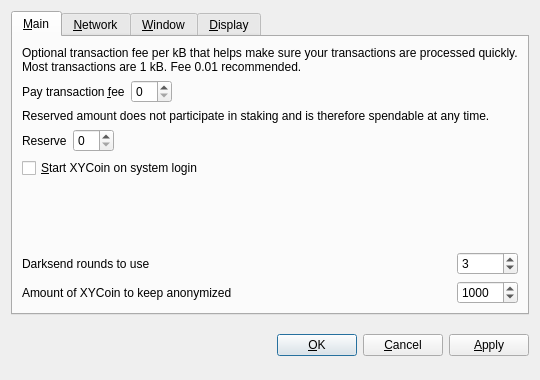
<?xml version="1.0" encoding="UTF-8"?>
<ui version="4.0">
 <class>OptionsDialog</class>
 <widget class="QDialog" name="OptionsDialog">
  <property name="geometry">
   <rect>
    <x>0</x>
    <y>0</y>
    <width>540</width>
    <height>380</height>
   </rect>
  </property>
  <property name="windowTitle">
   <string>Options</string>
  </property>
  <property name="modal">
   <bool>true</bool>
  </property>
  <layout class="QVBoxLayout" name="verticalLayout">
   <item>
    <widget class="QTabWidget" name="tabWidget">
     <property name="tabPosition">
      <enum>QTabWidget::North</enum>
     </property>
     <property name="currentIndex">
      <number>0</number>
     </property>
     <widget class="QWidget" name="tabMain">
      <attribute name="title">
       <string>&amp;Main</string>
      </attribute>
      <layout class="QGridLayout" name="gridLayout">
       <item row="0" column="0" colspan="2">
        <widget class="QLabel" name="transactionFeeInfoLabel">
         <property name="text">
          <string>Optional transaction fee per kB that helps make sure your transactions are processed quickly. Most transactions are 1 kB. Fee 0.01 recommended.</string>
         </property>
         <property name="textFormat">
          <enum>Qt::PlainText</enum>
         </property>
         <property name="wordWrap">
          <bool>true</bool>
         </property>
        </widget>
       </item>
       <item row="1" column="0">
        <layout class="QHBoxLayout" name="horizontalLayoutFee">
         <item>
          <widget class="QLabel" name="transactionFeeLabel">
           <property name="text">
            <string>Pay transaction &amp;fee</string>
           </property>
           <property name="textFormat">
            <enum>Qt::PlainText</enum>
           </property>
           <property name="buddy">
            <cstring>transactionFee</cstring>
           </property>
          </widget>
         </item>
         <item>
          <widget class="BitcoinAmountField" name="transactionFee"/>
         </item>
         <item>
          <spacer name="horizontalSpacerFee">
           <property name="orientation">
            <enum>Qt::Horizontal</enum>
           </property>
           <property name="sizeHint" stdset="0">
            <size>
             <width>40</width>
             <height>20</height>
            </size>
           </property>
          </spacer>
         </item>
        </layout>
       </item>
       <item row="2" column="0" colspan="2">
        <widget class="QLabel" name="reserveBalanceInfoLabel">
         <property name="text">
          <string>Reserved amount does not participate in staking and is therefore spendable at any time.</string>
         </property>
         <property name="textFormat">
          <enum>Qt::PlainText</enum>
         </property>
         <property name="wordWrap">
          <bool>true</bool>
         </property>
        </widget>
       </item>
       <item row="3" column="0">
        <layout class="QHBoxLayout" name="horizontalLayoutReserveBalance">
         <item>
          <widget class="QLabel" name="reserveBalanceLabel">
           <property name="text">
            <string>Reserve</string>
           </property>
           <property name="textFormat">
            <enum>Qt::PlainText</enum>
           </property>
           <property name="buddy">
            <cstring>reserveBalance</cstring>
           </property>
          </widget>
         </item>
         <item>
          <widget class="BitcoinAmountField" name="reserveBalance"/>
         </item>
         <item>
          <spacer name="horizontalSpacerReserveBalance">
           <property name="orientation">
            <enum>Qt::Horizontal</enum>
           </property>
           <property name="sizeHint" stdset="0">
            <size>
             <width>40</width>
             <height>20</height>
            </size>
           </property>
          </spacer>
         </item>
        </layout>
       </item>
       <item row="4" column="0">
        <widget class="QCheckBox" name="bitcoinAtStartup">
         <property name="toolTip">
          <string>Automatically start XYCoin after logging in to the system.</string>
         </property>
         <property name="text">
          <string>&amp;Start XYCoin on system login</string>
         </property>
        </widget>
       </item>
       <item row="5" column="0">
        <spacer name="verticalSpacer_Main">
         <property name="orientation">
          <enum>Qt::Vertical</enum>
         </property>
         <property name="sizeHint" stdset="0">
          <size>
           <width>20</width>
           <height>40</height>
          </size>
         </property>
        </spacer>
       </item>
       <item row="6" column="0">
        <widget class="QLabel" name="label">
         <property name="toolTip">
          <string>&lt;html&gt;&lt;head/&gt;&lt;body&gt;&lt;p&gt;This setting determines the amount of individual masternodes that an input will be anonymized through. More rounds of anonymization gives a higher degree of privacy, but also costs more in fees.&lt;/p&gt;&lt;/body&gt;&lt;/html&gt;</string>
         </property>
         <property name="text">
          <string>Darksend rounds to use</string>
         </property>
        </widget>
       </item>
       <item row="6" column="1">
        <widget class="QSpinBox" name="darksendRounds">
         <property name="minimum">
          <number>2</number>
         </property>
         <property name="maximum">
          <number>16</number>
         </property>
         <property name="value">
          <number>3</number>
         </property>
        </widget>
       </item>
       <item row="7" column="0">
        <widget class="QLabel" name="label_2">
         <property name="toolTip">
          <string>This amount acts as a threshold to turn off Darksend once it's reached.</string>
         </property>
         <property name="statusTip">
          <string notr="true"/>
         </property>
         <property name="whatsThis">
          <string notr="true"/>
         </property>
         <property name="accessibleName">
          <string notr="true"/>
         </property>
         <property name="accessibleDescription">
          <string notr="true"/>
         </property>
         <property name="text">
          <string>Amount of XYCoin to keep anonymized</string>
         </property>
        </widget>
       </item>
       <item row="7" column="1">
        <widget class="QSpinBox" name="anonymizeXYCoin">
         <property name="minimum">
          <number>2</number>
         </property>
         <property name="maximum">
          <number>10000</number>
         </property>
         <property name="singleStep">
          <number>10</number>
         </property>
         <property name="value">
          <number>1000</number>
         </property>
        </widget>
       </item>
      </layout>
     </widget>
     <widget class="QWidget" name="tabNetwork">
      <attribute name="title">
       <string>&amp;Network</string>
      </attribute>
      <layout class="QVBoxLayout" name="verticalLayout_Network">
       <item>
        <widget class="QCheckBox" name="mapPortUpnp">
         <property name="toolTip">
          <string>Automatically open the XYCoin client port on the router. This only works when your router supports UPnP and it is enabled.</string>
         </property>
         <property name="text">
          <string>Map port using &amp;UPnP</string>
         </property>
        </widget>
       </item>
       <item>
        <widget class="QCheckBox" name="connectSocks">
         <property name="toolTip">
          <string>Connect to the XYCoin network through a SOCKS5 proxy (e.g. when connecting through Tor).</string>
         </property>
         <property name="text">
          <string>&amp;Connect through SOCKS5 proxy:</string>
         </property>
        </widget>
       </item>
       <item>
        <layout class="QHBoxLayout" name="horizontalLayout_Network">
         <item>
          <widget class="QLabel" name="proxyIpLabel">
           <property name="text">
            <string>Proxy &amp;IP:</string>
           </property>
           <property name="textFormat">
            <enum>Qt::PlainText</enum>
           </property>
           <property name="buddy">
            <cstring>proxyIp</cstring>
           </property>
          </widget>
         </item>
         <item>
          <widget class="QValidatedLineEdit" name="proxyIp">
           <property name="maximumSize">
            <size>
             <width>140</width>
             <height>16777215</height>
            </size>
           </property>
           <property name="toolTip">
            <string>IP address of the proxy (e.g. 127.0.0.1)</string>
           </property>
          </widget>
         </item>
         <item>
          <widget class="QLabel" name="proxyPortLabel">
           <property name="text">
            <string>&amp;Port:</string>
           </property>
           <property name="textFormat">
            <enum>Qt::PlainText</enum>
           </property>
           <property name="buddy">
            <cstring>proxyPort</cstring>
           </property>
          </widget>
         </item>
         <item>
          <widget class="QLineEdit" name="proxyPort">
           <property name="maximumSize">
            <size>
             <width>55</width>
             <height>16777215</height>
            </size>
           </property>
           <property name="toolTip">
            <string>Port of the proxy (e.g. 9050)</string>
           </property>
          </widget>
         </item>
         <item>
          <spacer name="horizontalSpacer_Network">
           <property name="orientation">
            <enum>Qt::Horizontal</enum>
           </property>
           <property name="sizeHint" stdset="0">
            <size>
             <width>40</width>
             <height>20</height>
            </size>
           </property>
          </spacer>
         </item>
        </layout>
       </item>
       <item>
        <spacer name="verticalSpacer_Network">
         <property name="orientation">
          <enum>Qt::Vertical</enum>
         </property>
         <property name="sizeHint" stdset="0">
          <size>
           <width>20</width>
           <height>40</height>
          </size>
         </property>
        </spacer>
       </item>
      </layout>
     </widget>
     <widget class="QWidget" name="tabWindow">
      <attribute name="title">
       <string>&amp;Window</string>
      </attribute>
      <layout class="QVBoxLayout" name="verticalLayout_Window">
       <item>
        <widget class="QCheckBox" name="minimizeToTray">
         <property name="toolTip">
          <string>Show only a tray icon after minimizing the window.</string>
         </property>
         <property name="text">
          <string>&amp;Minimize to the tray instead of the taskbar</string>
         </property>
        </widget>
       </item>
       <item>
        <widget class="QCheckBox" name="minimizeOnClose">
         <property name="toolTip">
          <string>Minimize instead of exit the application when the window is closed. When this option is enabled, the application will be closed only after selecting Quit in the menu.</string>
         </property>
         <property name="text">
          <string>M&amp;inimize on close</string>
         </property>
        </widget>
       </item>
       <item>
        <spacer name="verticalSpacer_Window">
         <property name="orientation">
          <enum>Qt::Vertical</enum>
         </property>
         <property name="sizeHint" stdset="0">
          <size>
           <width>20</width>
           <height>40</height>
          </size>
         </property>
        </spacer>
       </item>
      </layout>
     </widget>
     <widget class="QWidget" name="tabDisplay">
      <attribute name="title">
       <string>&amp;Display</string>
      </attribute>
      <layout class="QVBoxLayout" name="verticalLayout_Display">
       <item>
        <layout class="QHBoxLayout" name="horizontalLayout_1_Display">
         <item>
          <widget class="QLabel" name="langLabel">
           <property name="text">
            <string>User Interface &amp;language:</string>
           </property>
           <property name="textFormat">
            <enum>Qt::PlainText</enum>
           </property>
           <property name="buddy">
            <cstring>lang</cstring>
           </property>
          </widget>
         </item>
         <item>
          <widget class="QValueComboBox" name="lang">
           <property name="toolTip">
            <string>The user interface language can be set here. This setting will take effect after restarting XYCoin.</string>
           </property>
          </widget>
         </item>
        </layout>
       </item>
       <item>
        <layout class="QHBoxLayout" name="horizontalLayout_2_Display">
         <item>
          <widget class="QLabel" name="unitLabel">
           <property name="text">
            <string>&amp;Unit to show amounts in:</string>
           </property>
           <property name="textFormat">
            <enum>Qt::PlainText</enum>
           </property>
           <property name="buddy">
            <cstring>unit</cstring>
           </property>
          </widget>
         </item>
         <item>
          <widget class="QValueComboBox" name="unit">
           <property name="toolTip">
            <string>Choose the default subdivision unit to show in the interface and when sending coins.</string>
           </property>
          </widget>
         </item>
        </layout>
       </item>
       <item>
        <widget class="QCheckBox" name="coinControlFeatures">
         <property name="toolTip">
          <string>Whether to show coin control features or not.</string>
         </property>
         <property name="text">
          <string>Display coin &amp;control features (experts only!)</string>
         </property>
        </widget>
       </item>
       <item>
        <widget class="QCheckBox" name="useBlackTheme">
         <property name="text">
          <string>Use black visual theme (requires restart)</string>
         </property>
        </widget>
       </item>
       <item>
        <spacer name="verticalSpacer_Display">
         <property name="orientation">
          <enum>Qt::Vertical</enum>
         </property>
         <property name="sizeHint" stdset="0">
          <size>
           <width>20</width>
           <height>40</height>
          </size>
         </property>
        </spacer>
       </item>
      </layout>
     </widget>
    </widget>
   </item>
   <item>
    <layout class="QHBoxLayout" name="horizontalLayout_Buttons">
     <item>
      <spacer name="horizontalSpacer_1">
       <property name="orientation">
        <enum>Qt::Horizontal</enum>
       </property>
       <property name="sizeHint" stdset="0">
        <size>
         <width>40</width>
         <height>48</height>
        </size>
       </property>
      </spacer>
     </item>
     <item>
      <widget class="QLabel" name="statusLabel">
       <property name="font">
        <font>
         <weight>75</weight>
         <bold>true</bold>
        </font>
       </property>
       <property name="text">
        <string/>
       </property>
       <property name="textFormat">
        <enum>Qt::PlainText</enum>
       </property>
       <property name="wordWrap">
        <bool>true</bool>
       </property>
      </widget>
     </item>
     <item>
      <spacer name="horizontalSpacer_2">
       <property name="orientation">
        <enum>Qt::Horizontal</enum>
       </property>
       <property name="sizeHint" stdset="0">
        <size>
         <width>40</width>
         <height>48</height>
        </size>
       </property>
      </spacer>
     </item>
     <item>
      <widget class="QPushButton" name="okButton">
       <property name="text">
        <string>&amp;OK</string>
       </property>
      </widget>
     </item>
     <item>
      <widget class="QPushButton" name="cancelButton">
       <property name="text">
        <string>&amp;Cancel</string>
       </property>
       <property name="autoDefault">
        <bool>false</bool>
       </property>
      </widget>
     </item>
     <item>
      <widget class="QPushButton" name="applyButton">
       <property name="text">
        <string>&amp;Apply</string>
       </property>
       <property name="autoDefault">
        <bool>false</bool>
       </property>
      </widget>
     </item>
    </layout>
   </item>
  </layout>
 </widget>
 <customwidgets>
  <customwidget>
   <class>BitcoinAmountField</class>
   <extends>QSpinBox</extends>
   <header>bitcoinamountfield.h</header>
   <container>1</container>
  </customwidget>
  <customwidget>
   <class>QValueComboBox</class>
   <extends>QComboBox</extends>
   <header>qvaluecombobox.h</header>
  </customwidget>
  <customwidget>
   <class>QValidatedLineEdit</class>
   <extends>QLineEdit</extends>
   <header>qvalidatedlineedit.h</header>
  </customwidget>
 </customwidgets>
 <resources/>
 <connections/>
</ui>
